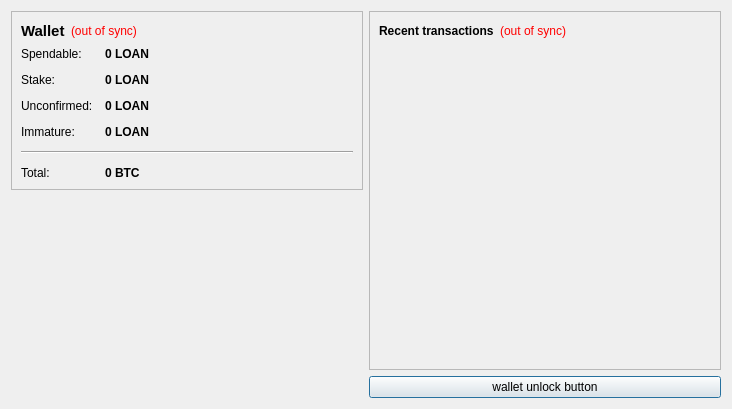
<?xml version="1.0" encoding="UTF-8"?>
<ui version="4.0">
 <class>OverviewPage</class>
 <widget class="QWidget" name="OverviewPage">
  <property name="geometry">
   <rect>
    <x>0</x>
    <y>0</y>
    <width>732</width>
    <height>409</height>
   </rect>
  </property>
  <property name="windowTitle">
   <string>Form</string>
  </property>
  <layout class="QHBoxLayout" name="horizontalLayout" stretch="0,0">
   <item>
    <layout class="QVBoxLayout" name="verticalLayout_2">
     <item>
      <widget class="QFrame" name="frame">
       <property name="frameShape">
        <enum>QFrame::StyledPanel</enum>
       </property>
       <property name="frameShadow">
        <enum>QFrame::Raised</enum>
       </property>
       <layout class="QVBoxLayout" name="verticalLayout_4">
        <item>
         <layout class="QHBoxLayout" name="horizontalLayout_4">
          <item>
           <widget class="QLabel" name="label_5">
            <property name="font">
             <font>
              <pointsize>11</pointsize>
              <weight>75</weight>
              <bold>true</bold>
             </font>
            </property>
            <property name="text">
             <string>Wallet</string>
            </property>
           </widget>
          </item>
          <item>
           <widget class="QLabel" name="labelWalletStatus">
            <property name="toolTip">
             <string>The displayed information may be out of date. Your wallet automatically synchronizes with the Loancoin network after a connection is established, but this process has not completed yet.</string>
            </property>
            <property name="styleSheet">
             <string notr="true">QLabel { color: red; }</string>
            </property>
            <property name="text">
             <string notr="true">(out of sync)</string>
            </property>
            <property name="alignment">
             <set>Qt::AlignLeading|Qt::AlignLeft|Qt::AlignVCenter</set>
            </property>
           </widget>
          </item>
          <item>
           <spacer name="horizontalSpacer_2">
            <property name="orientation">
             <enum>Qt::Horizontal</enum>
            </property>
            <property name="sizeHint" stdset="0">
             <size>
              <width>40</width>
              <height>20</height>
             </size>
            </property>
           </spacer>
          </item>
         </layout>
        </item>
        <item>
         <layout class="QFormLayout" name="formLayout_2">
          <property name="fieldGrowthPolicy">
           <enum>QFormLayout::AllNonFixedFieldsGrow</enum>
          </property>
          <property name="horizontalSpacing">
           <number>12</number>
          </property>
          <property name="verticalSpacing">
           <number>12</number>
          </property>
          <item row="0" column="0">
           <widget class="QLabel" name="label">
            <property name="text">
             <string>Spendable:</string>
            </property>
           </widget>
          </item>
          <item row="0" column="1">
           <widget class="QLabel" name="labelBalance">
            <property name="font">
             <font>
              <weight>75</weight>
              <bold>true</bold>
             </font>
            </property>
            <property name="cursor">
             <cursorShape>IBeamCursor</cursorShape>
            </property>
            <property name="toolTip">
             <string>Your current spendable balance</string>
            </property>
            <property name="text">
             <string notr="true">0 LOAN</string>
            </property>
            <property name="textInteractionFlags">
             <set>Qt::LinksAccessibleByMouse|Qt::TextSelectableByKeyboard|Qt::TextSelectableByMouse</set>
            </property>
           </widget>
          </item>
          <item row="1" column="0">
           <widget class="QLabel" name="label_6">
            <property name="text">
             <string>Stake:</string>
            </property>
           </widget>
          </item>
          <item row="1" column="1">
           <widget class="QLabel" name="labelStake">
            <property name="font">
             <font>
              <weight>75</weight>
              <bold>true</bold>
             </font>
            </property>
            <property name="cursor">
             <cursorShape>IBeamCursor</cursorShape>
            </property>
            <property name="toolTip">
             <string>Total of coins that was staked, and do not yet count toward the current balance</string>
            </property>
            <property name="text">
             <string notr="true">0 LOAN</string>
            </property>
            <property name="textInteractionFlags">
             <set>Qt::LinksAccessibleByMouse|Qt::TextSelectableByKeyboard|Qt::TextSelectableByMouse</set>
            </property>
           </widget>
          </item>
          <item row="2" column="0">
           <widget class="QLabel" name="label_3">
            <property name="text">
             <string>Unconfirmed:</string>
            </property>
           </widget>
          </item>
          <item row="2" column="1">
           <widget class="QLabel" name="labelUnconfirmed">
            <property name="font">
             <font>
              <weight>75</weight>
              <bold>true</bold>
             </font>
            </property>
            <property name="cursor">
             <cursorShape>IBeamCursor</cursorShape>
            </property>
            <property name="toolTip">
             <string>Total of transactions that have yet to be confirmed, and do not yet count toward the current balance</string>
            </property>
            <property name="text">
             <string notr="true">0 LOAN</string>
            </property>
            <property name="textInteractionFlags">
             <set>Qt::LinksAccessibleByMouse|Qt::TextSelectableByKeyboard|Qt::TextSelectableByMouse</set>
            </property>
           </widget>
          </item>
          <item row="3" column="0">
           <widget class="QLabel" name="labelImmatureText">
            <property name="text">
             <string>Immature:</string>
            </property>
           </widget>
          </item>
          <item row="3" column="1">
           <widget class="QLabel" name="labelImmature">
            <property name="font">
             <font>
              <weight>75</weight>
              <bold>true</bold>
             </font>
            </property>
            <property name="toolTip">
             <string>Mined balance that has not yet matured</string>
            </property>
            <property name="text">
             <string notr="true">0 LOAN</string>
            </property>
            <property name="textInteractionFlags">
             <set>Qt::LinksAccessibleByMouse|Qt::TextSelectableByKeyboard|Qt::TextSelectableByMouse</set>
            </property>
           </widget>
          </item>
          <item row="4" column="0" colspan="2">
           <widget class="Line" name="line">
            <property name="orientation">
             <enum>Qt::Horizontal</enum>
            </property>
           </widget>
          </item>
          <item row="5" column="0">
           <widget class="QLabel" name="labelTotalText">
            <property name="text">
             <string>Total:</string>
            </property>
           </widget>
          </item>
          <item row="5" column="1">
           <widget class="QLabel" name="labelTotal">
            <property name="font">
             <font>
              <weight>75</weight>
              <bold>true</bold>
             </font>
            </property>
            <property name="cursor">
             <cursorShape>IBeamCursor</cursorShape>
            </property>
            <property name="toolTip">
             <string>Your current total balance</string>
            </property>
            <property name="text">
             <string notr="true">0 BTC</string>
            </property>
            <property name="textInteractionFlags">
             <set>Qt::LinksAccessibleByMouse|Qt::TextSelectableByKeyboard|Qt::TextSelectableByMouse</set>
            </property>
           </widget>
          </item>
         </layout>
        </item>
       </layout>
      </widget>
     </item>
     <item>
      <spacer name="verticalSpacer_4">
       <property name="orientation">
        <enum>Qt::Vertical</enum>
       </property>
       <property name="sizeHint" stdset="0">
        <size>
         <width>20</width>
         <height>40</height>
        </size>
       </property>
      </spacer>
     </item>
     <item>
      <widget class="QLabel" name="label_2">
       <property name="text">
        <string/>
       </property>
       <property name="pixmap">
        <pixmap resource="../bitcoin.qrc">:/images/Wallet_Logo</pixmap>
       </property>
       <property name="alignment">
        <set>Qt::AlignCenter</set>
       </property>
      </widget>
     </item>
     <item>
      <spacer name="verticalSpacer">
       <property name="orientation">
        <enum>Qt::Vertical</enum>
       </property>
       <property name="sizeHint" stdset="0">
        <size>
         <width>20</width>
         <height>40</height>
        </size>
       </property>
      </spacer>
     </item>
    </layout>
   </item>
   <item>
    <layout class="QVBoxLayout" name="verticalLayout_3">
     <item>
      <widget class="QFrame" name="frame_2">
       <property name="frameShape">
        <enum>QFrame::StyledPanel</enum>
       </property>
       <property name="frameShadow">
        <enum>QFrame::Raised</enum>
       </property>
       <layout class="QVBoxLayout" name="verticalLayout">
        <item>
         <layout class="QHBoxLayout" name="horizontalLayout_2">
          <item>
           <widget class="QLabel" name="label_4">
            <property name="text">
             <string>&lt;b&gt;Recent transactions&lt;/b&gt;</string>
            </property>
           </widget>
          </item>
          <item>
           <widget class="QLabel" name="labelTransactionsStatus">
            <property name="toolTip">
             <string>The displayed information may be out of date. Your wallet automatically synchronizes with the Loancoin network after a connection is established, but this process has not completed yet.</string>
            </property>
            <property name="styleSheet">
             <string notr="true">QLabel { color: red; }</string>
            </property>
            <property name="text">
             <string notr="true">(out of sync)</string>
            </property>
            <property name="alignment">
             <set>Qt::AlignRight|Qt::AlignTrailing|Qt::AlignVCenter</set>
            </property>
           </widget>
          </item>
          <item>
           <spacer name="horizontalSpacer">
            <property name="orientation">
             <enum>Qt::Horizontal</enum>
            </property>
            <property name="sizeHint" stdset="0">
             <size>
              <width>40</width>
              <height>20</height>
             </size>
            </property>
           </spacer>
          </item>
         </layout>
        </item>
        <item>
         <widget class="QListView" name="listTransactions">
          <property name="styleSheet">
           <string notr="true">QListView { background: transparent; }</string>
          </property>
          <property name="frameShape">
           <enum>QFrame::NoFrame</enum>
          </property>
          <property name="verticalScrollBarPolicy">
           <enum>Qt::ScrollBarAlwaysOff</enum>
          </property>
          <property name="horizontalScrollBarPolicy">
           <enum>Qt::ScrollBarAlwaysOff</enum>
          </property>
          <property name="selectionMode">
           <enum>QAbstractItemView::NoSelection</enum>
          </property>
         </widget>
        </item>
       </layout>
      </widget>
     </item>
     <item>
      <widget class="QPushButton" name="unlockWalletButton">
       <property name="sizePolicy">
        <sizepolicy hsizetype="Minimum" vsizetype="Fixed">
         <horstretch>0</horstretch>
         <verstretch>0</verstretch>
        </sizepolicy>
       </property>
       <property name="maximumSize">
        <size>
         <width>16777214</width>
         <height>16777214</height>
        </size>
       </property>
       <property name="toolTip">
        <string/>
       </property>
       <property name="text">
        <string>wallet unlock button</string>
       </property>
       <property name="checkable">
        <bool>false</bool>
       </property>
       <property name="autoDefault">
        <bool>false</bool>
       </property>
       <property name="default">
        <bool>true</bool>
       </property>
       <property name="flat">
        <bool>false</bool>
       </property>
      </widget>
     </item>
    </layout>
   </item>
  </layout>
 </widget>
 <resources>
  <include location="../bitcoin.qrc"/>
 </resources>
 <connections/>
</ui>
